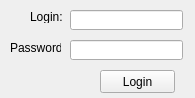
<?xml version="1.0" encoding="UTF-8"?>
<ui version="4.0">
 <class>Form</class>
 <widget class="QWidget" name="Form">
  <property name="geometry">
   <rect>
    <x>0</x>
    <y>0</y>
    <width>195</width>
    <height>98</height>
   </rect>
  </property>
  <property name="windowTitle">
   <string>Form</string>
  </property>
  <widget class="QLineEdit" name="loginEdit">
   <property name="geometry">
    <rect>
     <x>70</x>
     <y>10</y>
     <width>113</width>
     <height>20</height>
    </rect>
   </property>
  </widget>
  <widget class="QLineEdit" name="passwordEdit">
   <property name="geometry">
    <rect>
     <x>70</x>
     <y>40</y>
     <width>113</width>
     <height>20</height>
    </rect>
   </property>
  </widget>
  <widget class="QLabel" name="label">
   <property name="geometry">
    <rect>
     <x>30</x>
     <y>10</y>
     <width>46</width>
     <height>13</height>
    </rect>
   </property>
   <property name="text">
    <string>Login: </string>
   </property>
  </widget>
  <widget class="QLabel" name="label_2">
   <property name="geometry">
    <rect>
     <x>10</x>
     <y>40</y>
     <width>51</width>
     <height>16</height>
    </rect>
   </property>
   <property name="text">
    <string>Password: </string>
   </property>
  </widget>
  <widget class="QPushButton" name="pushButton">
   <property name="geometry">
    <rect>
     <x>100</x>
     <y>70</y>
     <width>75</width>
     <height>23</height>
    </rect>
   </property>
   <property name="text">
    <string>Login</string>
   </property>
  </widget>
 </widget>
 <resources/>
 <connections/>
</ui>
